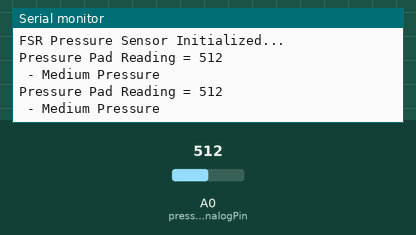
A sketch run on a simulated Arduino Uno, built with avr-gcc and run on an emulated ATmega328P. Parts: the last lines printed to the serial monitor. Inputs (shaded band) come from the test bench; at power-on: A0 (pressureAnalogPin) = 512.

Above: at 1.8 s.
1.9 s: A0 (pressureAnalogPin) set to 691
At 2.8 s:
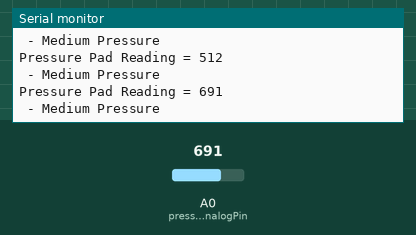
3.4 s: A0 (pressureAnalogPin) set to 712
At 4.8 s:
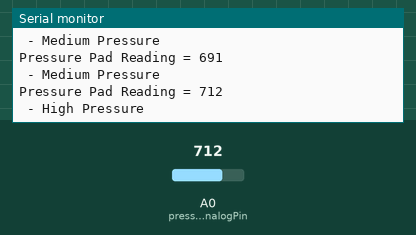
Timing chart, 0 to 6.4 s (numbered marks = the images above; inputs shaded):
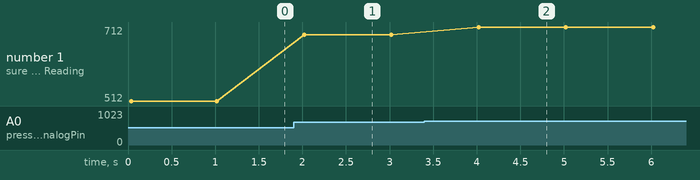

The sketch:

Force_Sensitive_Resistor.ino
```cpp
/*
  Project: Force Sensitive Resistor (FSR)
  Description:
    - Measures applied pressure using a force-sensitive resistor connected to A0.
    - Displays pressure level on the Serial Monitor (no, light, medium, or high pressure).
*/

int pressureAnalogPin = A0;  // Analog pin connected to FSR
int pressureReading;         // Variable to store analog reading

// Thresholds for different pressure levels (adjust as needed)
int noPressure = 0;
int lightPressure = 200;
int mediumPressure = 700;

void setup(void) {
  Serial.begin(9600);  // Initialize Serial Monitor
  Serial.println("FSR Pressure Sensor Initialized...");
}

void loop(void) {
  // Read analog data from FSR sensor
  pressureReading = analogRead(pressureAnalogPin);

  // Print raw sensor value
  Serial.print("Pressure Pad Reading = ");
  Serial.println(pressureReading);

  // Determine and display pressure level
  if (pressureReading <= noPressure) {
    Serial.println(" - No Pressure");
  } else if (pressureReading < lightPressure) {
    Serial.println(" - Light Pressure");
  } else if (pressureReading < mediumPressure) {
    Serial.println(" - Medium Pressure");
  } else {
    Serial.println(" - High Pressure");
  }

  delay(1000); // Wait 1 second between readings
}
```

Measured:
- the behaviour switches between 699 and 700 on A0 (pressureAnalogPin) (found by bisection; images 1 and 2)
- after the input at 1.9 s, the serial monitor: prints a new line after 0.12 s (image 1)
- after the input at 3.4 s, the serial monitor: prints a new line after 0.62 s (image 2)
- plotted number 1: 512 → 691 after the input at 1.9 s, 691 → 712 after the input at 3.4 s
